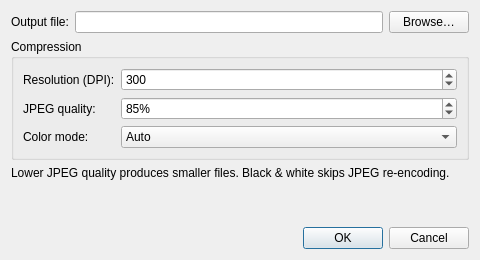
<?xml version="1.0" encoding="UTF-8"?>
<ui version="4.0">
 <class>PdfExportDialog</class>
 <widget class="QDialog" name="PdfExportDialog">
  <property name="geometry">
   <rect>
    <x>0</x>
    <y>0</y>
    <width>480</width>
    <height>260</height>
   </rect>
  </property>
  <property name="windowTitle">
   <string>Export to PDF</string>
  </property>
  <layout class="QVBoxLayout" name="verticalLayout">
   <item>
    <layout class="QHBoxLayout" name="pathLayout">
     <item>
      <widget class="QLabel" name="pathLabel">
       <property name="text">
        <string>Output file:</string>
       </property>
      </widget>
     </item>
     <item>
      <widget class="QLineEdit" name="pathEdit"/>
     </item>
     <item>
      <widget class="QPushButton" name="browseButton">
       <property name="text">
        <string>Browse…</string>
       </property>
      </widget>
     </item>
    </layout>
   </item>
   <item>
    <widget class="QGroupBox" name="compressionGroup">
     <property name="title">
      <string>Compression</string>
     </property>
     <layout class="QFormLayout" name="formLayout">
      <item row="0" column="0">
       <widget class="QLabel" name="dpiLabel">
        <property name="text">
         <string>Resolution (DPI):</string>
        </property>
       </widget>
      </item>
      <item row="0" column="1">
       <widget class="QSpinBox" name="dpiSpin">
        <property name="minimum">
         <number>72</number>
        </property>
        <property name="maximum">
         <number>1200</number>
        </property>
        <property name="singleStep">
         <number>50</number>
        </property>
        <property name="value">
         <number>300</number>
        </property>
       </widget>
      </item>
      <item row="1" column="0">
       <widget class="QLabel" name="qualityLabel">
        <property name="text">
         <string>JPEG quality:</string>
        </property>
       </widget>
      </item>
      <item row="1" column="1">
       <widget class="QSpinBox" name="qualitySpin">
        <property name="minimum">
         <number>1</number>
        </property>
        <property name="maximum">
         <number>100</number>
        </property>
        <property name="value">
         <number>85</number>
        </property>
        <property name="suffix">
         <string>%</string>
        </property>
       </widget>
      </item>
      <item row="2" column="0">
       <widget class="QLabel" name="colorLabel">
        <property name="text">
         <string>Color mode:</string>
        </property>
       </widget>
      </item>
      <item row="2" column="1">
       <widget class="QComboBox" name="colorCombo">
        <item>
         <property name="text">
          <string>Auto</string>
         </property>
        </item>
        <item>
         <property name="text">
          <string>Grayscale</string>
         </property>
        </item>
        <item>
         <property name="text">
          <string>Black &amp; white</string>
         </property>
        </item>
       </widget>
      </item>
     </layout>
    </widget>
   </item>
   <item>
    <widget class="QLabel" name="hintLabel">
     <property name="text">
      <string>Lower JPEG quality produces smaller files. Black &amp; white skips JPEG re-encoding.</string>
     </property>
     <property name="wordWrap">
      <bool>true</bool>
     </property>
    </widget>
   </item>
   <item>
    <spacer name="verticalSpacer">
     <property name="orientation">
      <enum>Qt::Vertical</enum>
     </property>
     <property name="sizeHint" stdset="0">
      <size>
       <width>20</width>
       <height>8</height>
      </size>
     </property>
    </spacer>
   </item>
   <item>
    <widget class="QDialogButtonBox" name="buttonBox">
     <property name="orientation">
      <enum>Qt::Horizontal</enum>
     </property>
     <property name="standardButtons">
      <set>QDialogButtonBox::Cancel|QDialogButtonBox::Ok</set>
     </property>
    </widget>
   </item>
  </layout>
 </widget>
 <resources/>
 <connections>
  <connection>
   <sender>buttonBox</sender>
   <signal>accepted()</signal>
   <receiver>PdfExportDialog</receiver>
   <slot>accept()</slot>
   <hints>
    <hint type="sourcelabel">
     <x>248</x>
     <y>254</y>
    </hint>
    <hint type="destinationlabel">
     <x>157</x>
     <y>274</y>
    </hint>
   </hints>
  </connection>
  <connection>
   <sender>buttonBox</sender>
   <signal>rejected()</signal>
   <receiver>PdfExportDialog</receiver>
   <slot>reject()</slot>
   <hints>
    <hint type="sourcelabel">
     <x>316</x>
     <y>260</y>
    </hint>
    <hint type="destinationlabel">
     <x>286</x>
     <y>274</y>
    </hint>
   </hints>
  </connection>
 </connections>
</ui>
